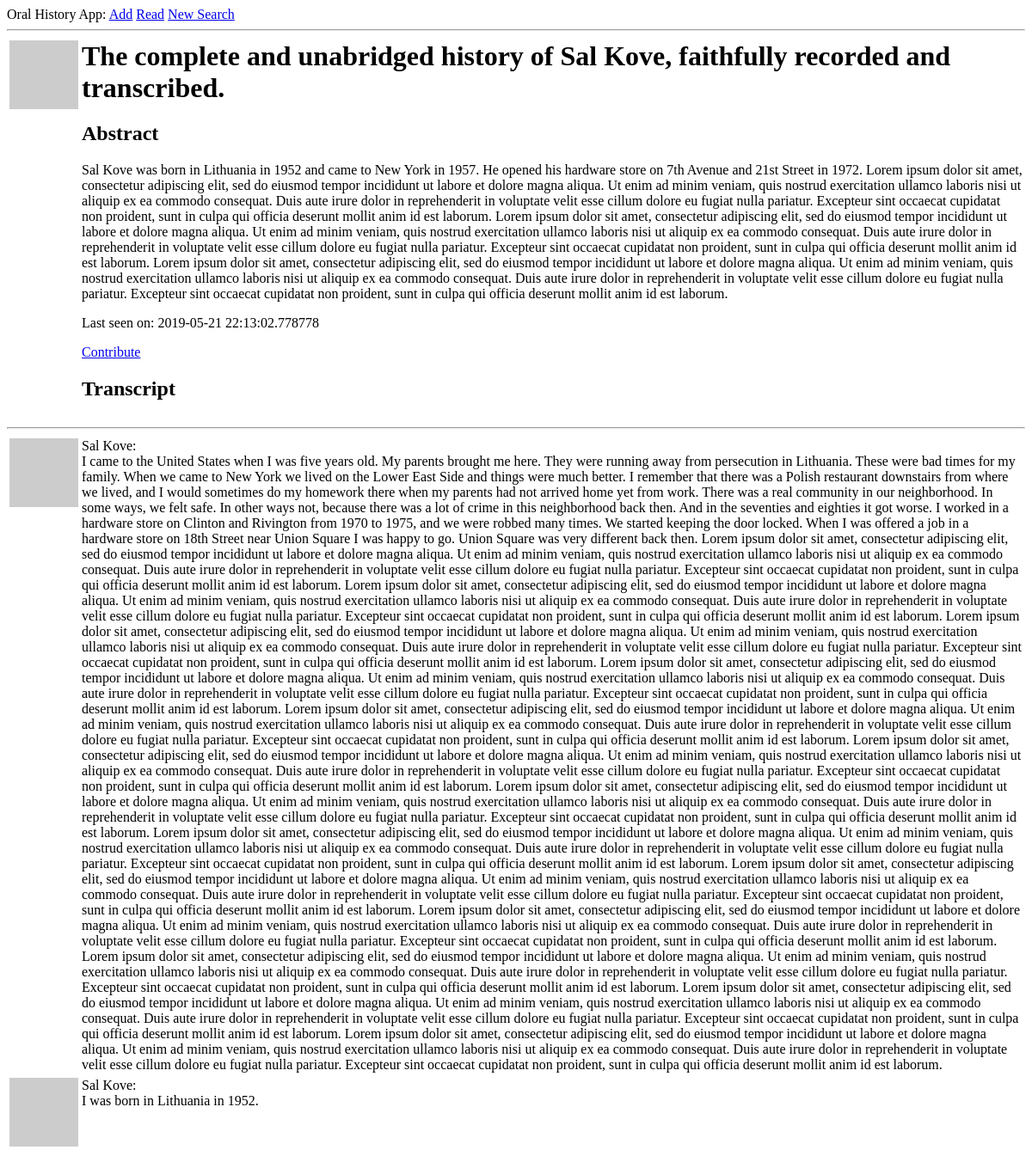
Page /user/Sal Kove (signed in) on the earlier database version.
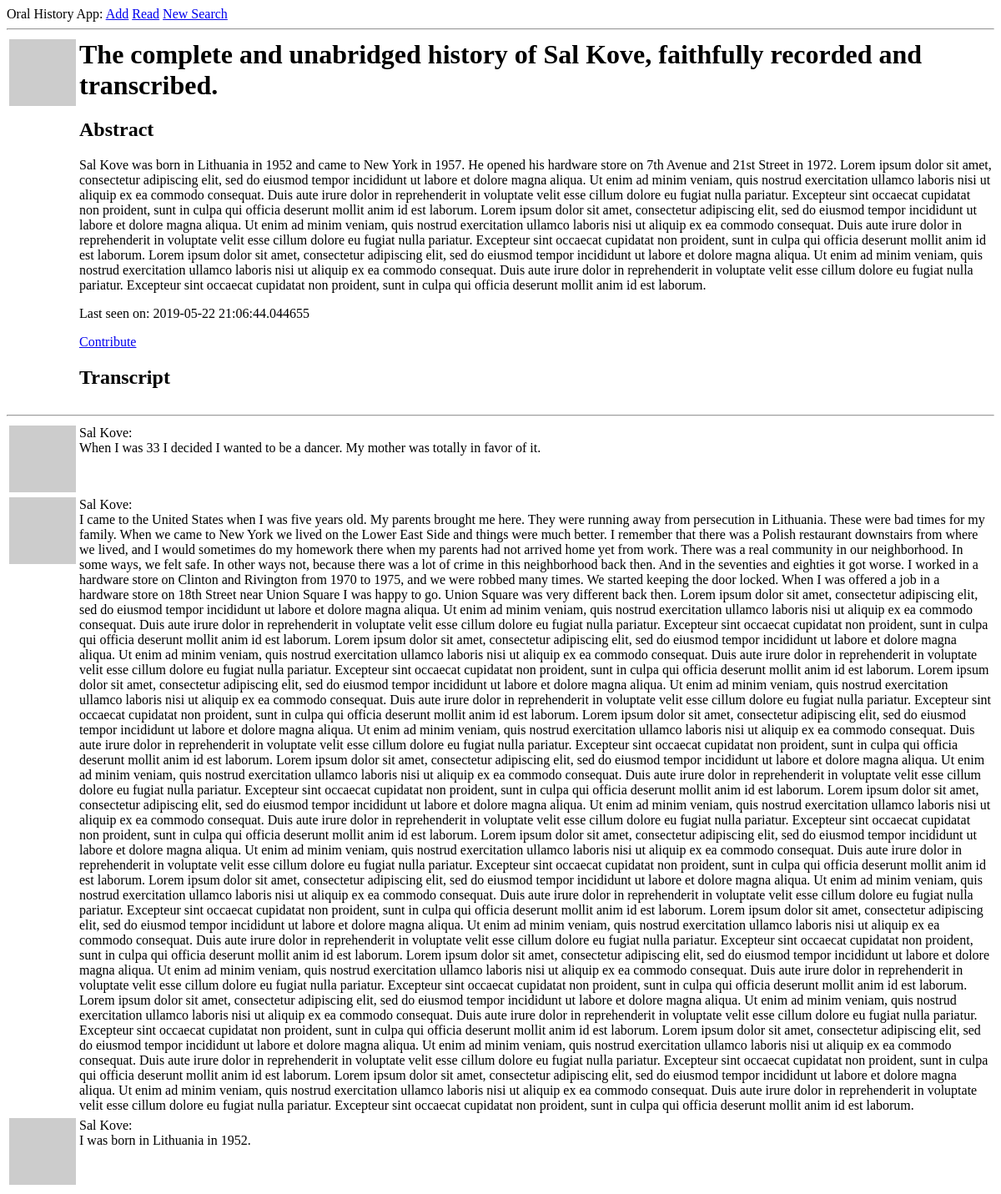
Same page on the later database version.
### app/models.py (models this page shows, shortened)
class User(UserMixin, db.Model):
    id = db.Column(db.Integer, primary_key=True)
    username = db.Column(db.String(64), index=True, unique=True)
    email = db.Column(db.String(120), index=True, unique=True)
    password_hash = db.Column(db.String(128))
    posts = db.relationship('Post', backref='author', lazy='dynamic')
    about_me = db.Column(db.String(3000))
    last_seen = db.Column(db.DateTime, default=datetime.utcnow)
    followed = db.relationship(
        'User', secondary=followers,
        primaryjoin=(followers.c.follower_id == id),
        secondaryjoin=(followers.c.followed_id == id),
        backref=db.backref('followers', lazy='dynamic'), lazy='dynamic')
    def avatar(self, size):
        digest = md5(self.email.lower().encode('utf-8')).hexdigest()
        return 'https://www.gravatar.com/avatar/{}?d=identicon&s={}'.format(
            digest, size)
    def is_following(self, user):
        return self.followed.filter(
            followers.c.followed_id == user.id).count() > 0

class Post(db.Model):
    id = db.Column(db.Integer, primary_key=True)
    body = db.Column(db.String(10000))
    timestamp = db.Column(db.DateTime, index=True, default=datetime.utcnow)
    user_id = db.Column(db.Integer, db.ForeignKey('user.id'))

### app/routes.py (the view)
@app.route('/user/<username>')
@login_required
def user(username):
    user = User.query.filter_by(username=username).first_or_404()
    page = request.args.get('page', 1, type=int)
    posts = user.posts.order_by(Post.timestamp.desc()).paginate(
        page, app.config['POSTS_PER_PAGE'], False)
    next_url = url_for('user', username=user.username, page=posts.next_num) \
        if posts.has_next else None
    prev_url = url_for('user', username=user.username, page=posts.prev_num) \
        if posts.has_prev else None
    return render_template('user.html', user=user, posts=posts.items,
                           next_url=next_url, prev_url=prev_url)

### app/models.py (called while the page is built)
@login.user_loader
def load_user(id):
    return User.query.get(int(id))

### app/routes.py (called while the page is built)
@app.before_request
def before_request():
    if current_user.is_authenticated:
        current_user.last_seen = datetime.utcnow()
        db.session.commit()

### app/templates/user.html
{% extends "base.html" %}
{% block content %}
    <table>
        <tr valign="top">
            <td><img src="{{ user.avatar(128) }}"></td>
            <td>
                <h1>The complete and unabridged history of {{ user.username }}, faithfully recorded and transcribed.</h1>
                <h2>Abstract</h2>
                {% if user.about_me %}<p>{{ user.about_me }}</p>{% endif %}
                {% if user.last_seen %}<p>Last seen on: {{ user.last_seen }}</p>{% endif %}
                {% if user == current_user %}
                <p><a href="{{ url_for('edit_profile') }}">Edit abstract</a></p>
                {% elif not current_user.is_following(user) %}
                <p><a href="{{ url_for('follow', username=user.username) }}">Contribute</a></p>
                {% else %}
                <p><a href="{{ url_for('unfollow', username=user.username) }}">Stop contributing</a></p>
                {% endif %}
                <h2>Transcript</h2>
            </td>
        </tr>
    </table>
    <hr>
    {% for post in posts %}
        {% include '_post.html' %}
    {% endfor %}
{% endblock %}

### app/templates/base.html (shortened to what this page needs)
<html>
    <head>
    </head>
    <body>
        <div>
            Oral History App:
            <a href="{{ url_for('index') }}">Add</a>
            {% if current_user.is_anonymous %}
            <a href="{{ url_for('login') }}">Find</a>
            {% else %}
            <a href="{{ url_for('user', username=current_user.username) }}">Read</a>
            <a href="{{ url_for('logout') }}">New Search</a>
            {% endif %}
        </div>
        <hr>
        {% block content %}{% endblock %}
    </body>
</html>

### app/templates/_post.html
<table>
    <tr valign="top">
        <td><img src="{{ post.author.avatar(36) }}"></td>
        <td>{{ post.author.username }}:<br>{{ post.body }}</td>
    </tr>
</table>

Differences in the rows shown:
changed User "Sal Kove": last_seen "2019-05-21 22:13:02.778778" → "2019-05-22 21:06:44.044655"
added Post: author.username "Sal Kove", body "When I was 33 I decided I wanted to be a dancer. My mother was totally in favor of it."
